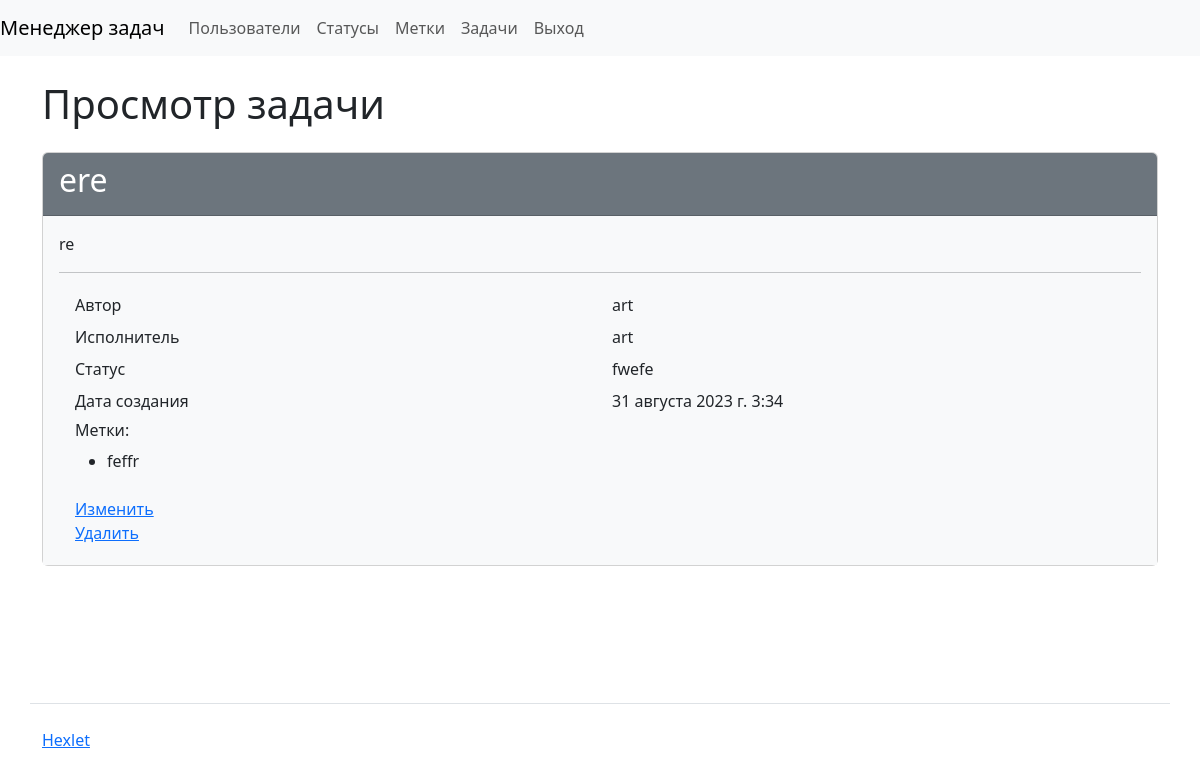
The app's page /tasks/7/ (signed in) with its own data.
### task_manager/tasks/models.py (models this page shows)
class Task(models.Model):
    name = models.CharField(
        max_length=150,
        unique=True,
        verbose_name=_('Name')
    )
    description = models.TextField(verbose_name=_('Description'))
    created_at = models.DateTimeField(auto_now_add=True)
    status = models.ForeignKey(Status,
                               on_delete=models.PROTECT,
                               verbose_name=_('Status'))
    created_by = models.ForeignKey(User,
                                   on_delete=models.PROTECT,
                                   related_name='created')
    executor = models.ForeignKey(User,
                                 on_delete=models.PROTECT,
                                 related_name='executor_task_set',
                                 blank=True,
                                 null=True,
                                 verbose_name=_('Executor')
                                 )
    label = models.ManyToManyField(Label,
                                   through='RelatedModel',
                                   through_fields=('task', 'label'),
                                   verbose_name=_('Label'),
                                   blank=True
                                   )

### task_manager/statuses/models.py (models this page shows)
class Status(models.Model):
    name = models.CharField(max_length=150,
                            unique=True,
                            verbose_name=_('Name')
                            )
    created_at = models.DateTimeField(auto_now_add=True)
    def __str__(self):
        return self.name

### task_manager/labels/models.py (models this page shows, shortened)
class Label(models.Model):
    name = models.CharField(
        max_length=150,
        unique=True,
        verbose_name=_('Name')
    )
    created_at = models.DateTimeField(auto_now_add=True)

### task_manager/tasks/views.py (the view)
# urls.py: path('<int:pk>/', ViewTask.as_view(), name='view_task'),
class ViewTask(NoPermissionMixin, DetailView):
    model = Task
    template_name = 'tasks/view_task.html'
    context_object_name = 'task'

### task_manager/tasks/templates/tasks/view_task.html
{% extends 'base.html' %}
{% load django_bootstrap5 %}
{% load i18n %}
{% block content %}
<h1 class="my-4">{% trans 'Task view' %}</h1>
<div class="card">
  <div class="card-header bg-secondary text-white">
    <h2>{{ task.name }}</h2>
  </div>
  <div class="card-body bg-light">
    <p> {{ task.description }} </p>
    <hr>
    <div class="container">
      <div class="row p-1">
        <div class="col">{% trans 'Author' %}</div>
        <div class="col">{{ task.created_by }}</div>
      </div>
      <div class="row p-1">
        <div class="col">{% trans 'Executor' %}</div>
        <div class="col">{{ task.executor }}</div>
      </div>
      <div class="row p-1">
        <div class="col">{% trans 'Status' %}</div>
        <div class="col">{{ task.status }}</div>
      </div>
      <div class="row p-1">
        <div class="col">{% trans 'Date of creation' %}</div>
        <div class="col">{{ task.created_at }}</div>
      </div>
      <div class="row p-1">
        <div class="col">
          <h6>Метки:</h6>
          <ul>
          {% for label in task.label.all %}
              <li>{{ label.name }}</li>
            {% endfor %}
          </ul>
        </div>
      </div>
      <div class="row p-1">
        <div class="col">
          <a href="{% url 'update_task' task.id %}">{% trans 'Change' %}</a>
          <br>
          <a href="{% url 'delete_task' task.id %}">{% trans 'Delete' %}</a>
        </div>
      </div>
    </div>
  </div>
</div>
{% endblock %}

### records on screen
Task: name "ere", description "re", created_by "art", executor "art", status "fwefe", created_at "31 августа 2023 г. 3:34"
Label: name "feffr"
